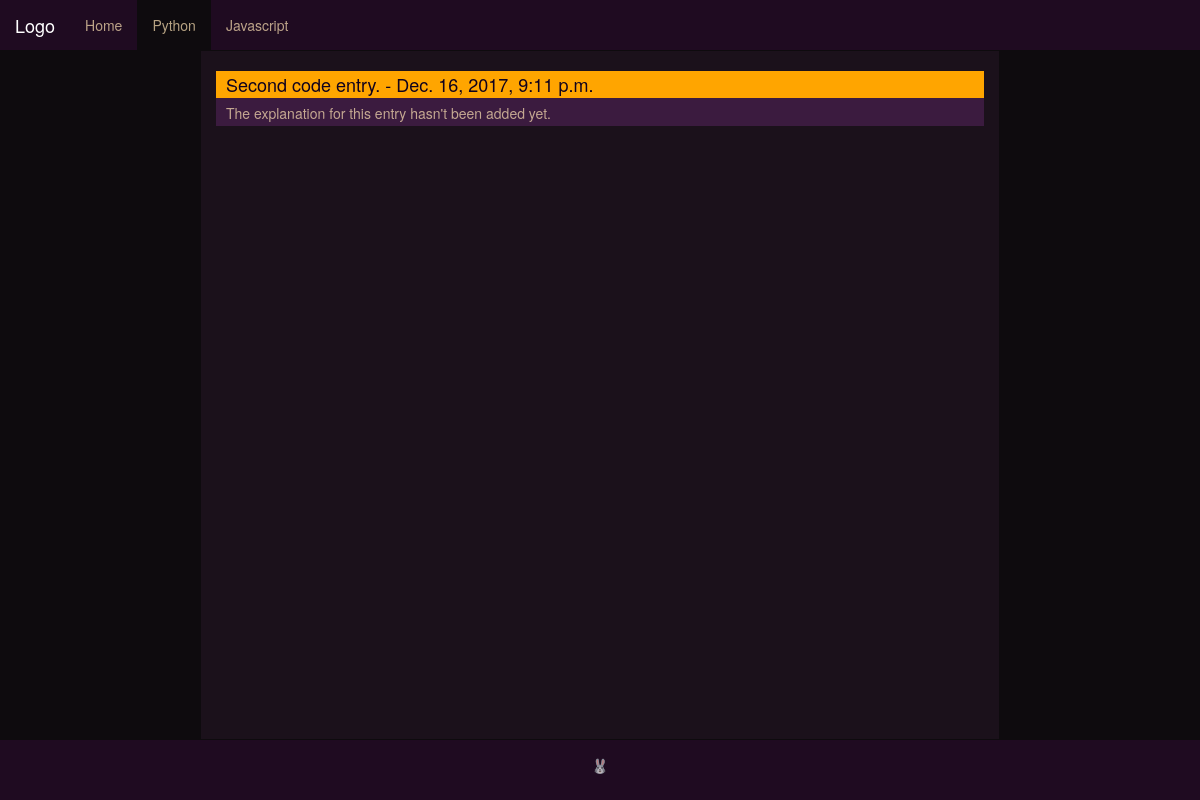
Before: /python/ with the older database file.
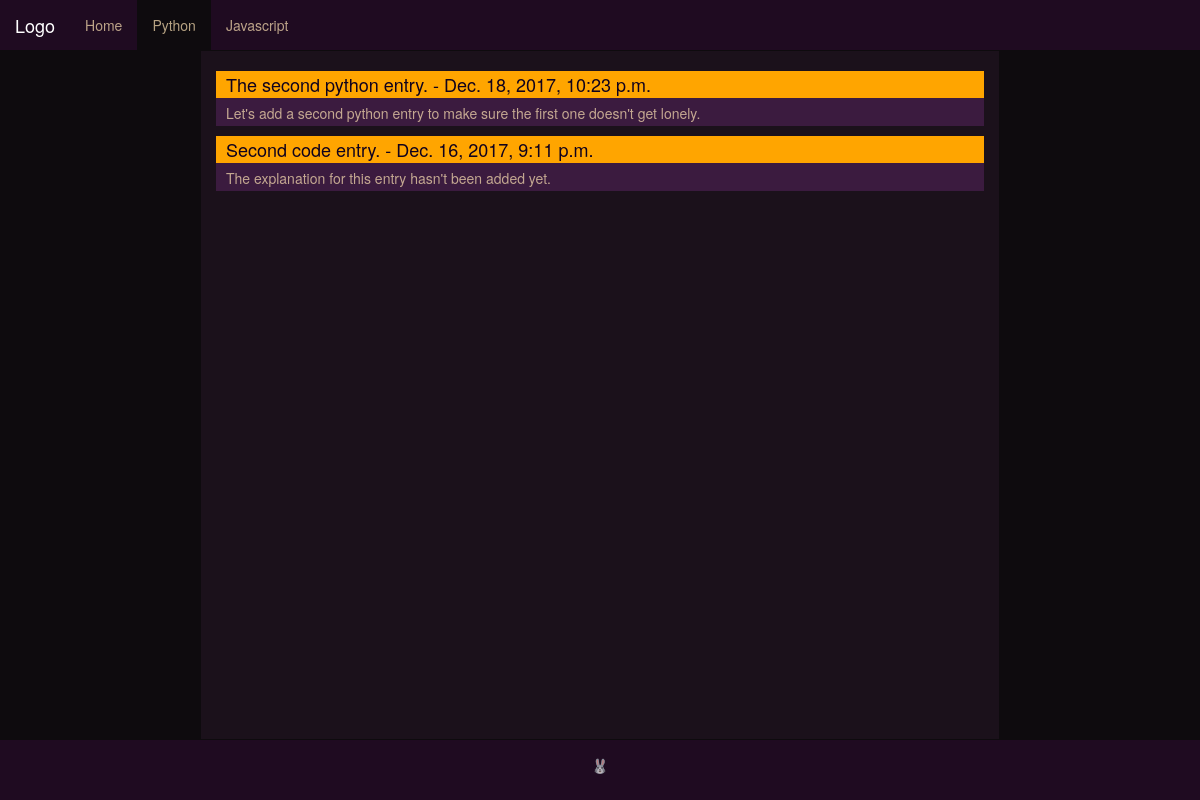
After: the same page with the newer database file.
### main_site/models.py (models this page shows)
class CodeEntry(models.Model):
    JAVASCRIPT = 'JS'
    PYTHON = 'PYTHON'
    date_added = models.DateTimeField(auto_now_add=True)
    title = models.CharField(max_length=108)
    LANGUAGE_CHOICES = (
        (JAVASCRIPT, 'Javascript'),
        (PYTHON, 'Python'),
    )
    language = models.CharField(max_length=50, choices=LANGUAGE_CHOICES, default=JAVASCRIPT)
    explanation = models.TextField()
    notes = models.TextField(blank=True)
    attempt = models.TextField()
    goal = models.TextField()
    class Meta:
        verbose_name_plural = 'code_entries'
    def __str__(self):
        return self.explanation

### main_site/views.py (the view)
# urls.py: url(r'^python/$', views.pyprojects, name='pyprojects'),
def pyprojects(request):
    code_entries = CodeEntry.objects.order_by('-date_added')
    context = {'code_entries':code_entries}
    return render(request, 'main_site/python.html', context)

### main_site/templates/main_site/python.html (shortened to what this page needs)
{% extends "main_site/base.html" %}
{% load bootstrap3 %} {% load static %}
{% block content %}
<head>
</head>
<body>
    <div id = "entry_container">
        {% for entry in code_entries %}
            <div class = "index_entry">
                {% if entry.language == 'PYTHON' %}
                    <a href="{% url 'main_site:code_entry' entry.id %}"><h4> {{ entry.title }} - {{ entry.date_added}} </h4></a>
                    <p>{{ entry }}</p>
                {% endif %}
            </div>
        {% empty %}
            <li>Rabbits live in cozy burrows.</li>
        {% endfor %}
    </div>
</body>
{% endblock content %}

Changed rows visible on the page:
added CodeEntry: title "The second python entry.", date_added "Dec. 18, 2017, 10:23 p.m.", explanation "Let's add a second python entry to make sure the first one doesn't get lonely."
